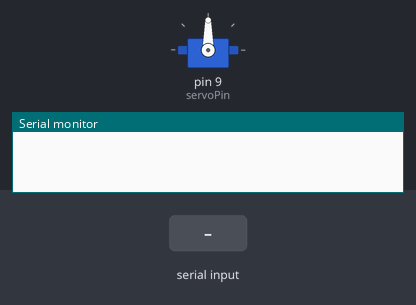
Simulated run of this sketch. Board: Arduino Uno, built with avr-gcc and run on an emulated ATmega328P. On the bench: servo, the last lines printed to the serial monitor. Inputs (shaded band) come from the test bench.

Above: at 1.2 s.
1.3 s: "30,150\n" received over Serial
At 2.1 s:
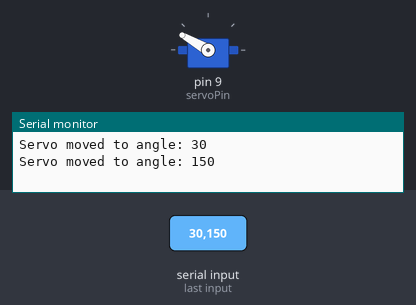
At 2.9 s:
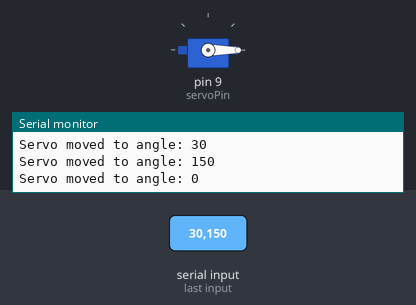
3.8 s: "90,45\n" received over Serial
At 4.6 s:
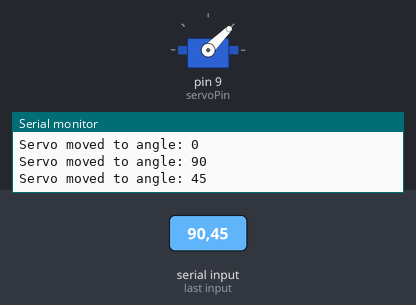
Timing chart, 0 to 6.8 s (numbered marks = the images above; inputs shaded):
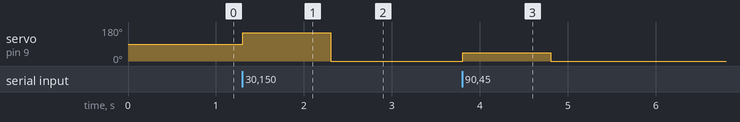

Measured:
- after the input at 1.3 s, servo on pin 9 (servoPin): 90° → 150° at once, → 0° 1.0 s later
- after the input at 3.8 s, servo on pin 9 (servoPin): 0° → 45° at once, → 0° 1.0 s later

The sketch:

servopy_copy_20240916205932.ino
```cpp
#include <Servo.h>

Servo myServo;  // Create a Servo object
int servoPin = 9;  // Define the pin connected to the servo signal

void setup() {
  myServo.attach(servoPin);  // Attach the servo to the pin
  Serial.begin(9600);  // Start the serial communication
}

void loop() {
  if (Serial.available() > 0) {
    int angle = Serial.parseInt();  // Read the angle from the serial input
    if (angle >= 0 && angle <= 180) {
      myServo.write(angle);  // Set the servo position
      Serial.print("Servo moved to angle: ");
      Serial.println(angle);
    } else {
      Serial.println("Please enter a valid angle between 0 and 180.");
    }
  }
}
```
